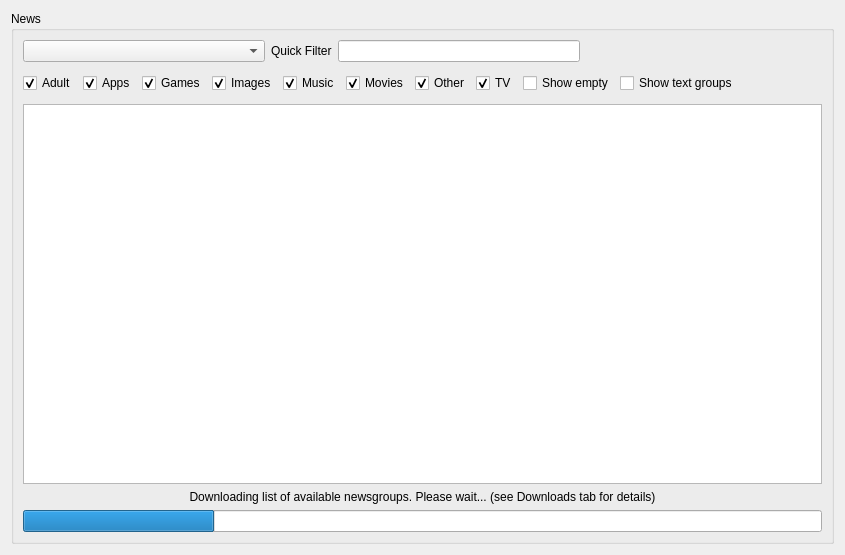
<?xml version="1.0" encoding="UTF-8"?>
<ui version="4.0">
 <class>NewsList</class>
 <widget class="QWidget" name="NewsList">
  <property name="geometry">
   <rect>
    <x>0</x>
    <y>0</y>
    <width>845</width>
    <height>555</height>
   </rect>
  </property>
  <property name="windowTitle">
   <string>News</string>
  </property>
  <property name="windowIcon">
   <iconset resource="resource.qrc">
    <normaloff>:/resource/16x16_ico_png/ico_news.png</normaloff>:/resource/16x16_ico_png/ico_news.png</iconset>
  </property>
  <layout class="QVBoxLayout" name="verticalLayout_2">
   <item>
    <widget class="QGroupBox" name="groupBox">
     <property name="title">
      <string>News</string>
     </property>
     <layout class="QVBoxLayout" name="verticalLayout">
      <item>
       <layout class="QHBoxLayout" name="horizontalLayout_3">
        <item>
         <widget class="QComboBox" name="cmbAccounts">
          <property name="sizePolicy">
           <sizepolicy hsizetype="MinimumExpanding" vsizetype="Fixed">
            <horstretch>0</horstretch>
            <verstretch>0</verstretch>
           </sizepolicy>
          </property>
         </widget>
        </item>
        <item>
         <widget class="QLabel" name="label">
          <property name="text">
           <string>Quick Filter</string>
          </property>
         </widget>
        </item>
        <item>
         <widget class="QLineEdit" name="editFilter"/>
        </item>
        <item>
         <spacer name="horizontalSpacer">
          <property name="orientation">
           <enum>Qt::Horizontal</enum>
          </property>
          <property name="sizeHint" stdset="0">
           <size>
            <width>40</width>
            <height>20</height>
           </size>
          </property>
         </spacer>
        </item>
       </layout>
      </item>
      <item>
       <layout class="QHBoxLayout" name="horizontalLayout_4">
        <item>
         <widget class="QCheckBox" name="chkAdult">
          <property name="text">
           <string>Adult</string>
          </property>
          <property name="checked">
           <bool>true</bool>
          </property>
         </widget>
        </item>
        <item>
         <widget class="QCheckBox" name="chkApps">
          <property name="text">
           <string>Apps</string>
          </property>
          <property name="checked">
           <bool>true</bool>
          </property>
         </widget>
        </item>
        <item>
         <widget class="QCheckBox" name="chkGames">
          <property name="text">
           <string>Games</string>
          </property>
          <property name="checked">
           <bool>true</bool>
          </property>
         </widget>
        </item>
        <item>
         <widget class="QCheckBox" name="chkImages">
          <property name="text">
           <string>Images</string>
          </property>
          <property name="checked">
           <bool>true</bool>
          </property>
         </widget>
        </item>
        <item>
         <widget class="QCheckBox" name="chkMusic">
          <property name="text">
           <string>Music</string>
          </property>
          <property name="checked">
           <bool>true</bool>
          </property>
          <property name="autoRepeat">
           <bool>false</bool>
          </property>
         </widget>
        </item>
        <item>
         <widget class="QCheckBox" name="chkMovies">
          <property name="text">
           <string>Movies</string>
          </property>
          <property name="checked">
           <bool>true</bool>
          </property>
         </widget>
        </item>
        <item>
         <widget class="QCheckBox" name="chkOther">
          <property name="text">
           <string>Other</string>
          </property>
          <property name="checked">
           <bool>true</bool>
          </property>
         </widget>
        </item>
        <item>
         <widget class="QCheckBox" name="chkTV">
          <property name="text">
           <string>TV</string>
          </property>
          <property name="checked">
           <bool>true</bool>
          </property>
         </widget>
        </item>
        <item>
         <widget class="QCheckBox" name="chkShowEmpty">
          <property name="text">
           <string>Show empty</string>
          </property>
         </widget>
        </item>
        <item>
         <widget class="QCheckBox" name="chkShowText">
          <property name="text">
           <string>Show text groups</string>
          </property>
         </widget>
        </item>
        <item>
         <spacer name="horizontalSpacer_4">
          <property name="orientation">
           <enum>Qt::Horizontal</enum>
          </property>
          <property name="sizeHint" stdset="0">
           <size>
            <width>40</width>
            <height>30</height>
           </size>
          </property>
         </spacer>
        </item>
       </layout>
      </item>
      <item>
       <widget class="QTableView" name="tableGroups">
        <property name="contextMenuPolicy">
         <enum>Qt::CustomContextMenu</enum>
        </property>
        <property name="horizontalScrollBarPolicy">
         <enum>Qt::ScrollBarAlwaysOff</enum>
        </property>
        <property name="selectionMode">
         <enum>QAbstractItemView::ExtendedSelection</enum>
        </property>
        <property name="selectionBehavior">
         <enum>QAbstractItemView::SelectRows</enum>
        </property>
        <property name="showGrid">
         <bool>false</bool>
        </property>
        <property name="sortingEnabled">
         <bool>true</bool>
        </property>
        <attribute name="horizontalHeaderMinimumSectionSize">
         <number>0</number>
        </attribute>
        <attribute name="horizontalHeaderStretchLastSection">
         <bool>true</bool>
        </attribute>
        <attribute name="verticalHeaderVisible">
         <bool>false</bool>
        </attribute>
        <attribute name="verticalHeaderDefaultSectionSize">
         <number>16</number>
        </attribute>
        <attribute name="verticalHeaderMinimumSectionSize">
         <number>16</number>
        </attribute>
       </widget>
      </item>
      <item>
       <widget class="QLabel" name="lblInfo">
        <property name="text">
         <string>Downloading list of available newsgroups. Please wait... (see Downloads tab for details)</string>
        </property>
        <property name="alignment">
         <set>Qt::AlignCenter</set>
        </property>
       </widget>
      </item>
      <item>
       <widget class="QProgressBar" name="progressBar">
        <property name="minimumSize">
         <size>
          <width>0</width>
          <height>12</height>
         </size>
        </property>
        <property name="maximumSize">
         <size>
          <width>16777215</width>
          <height>16777215</height>
         </size>
        </property>
        <property name="value">
         <number>24</number>
        </property>
        <property name="textVisible">
         <bool>false</bool>
        </property>
       </widget>
      </item>
     </layout>
    </widget>
   </item>
  </layout>
  <action name="actionRefresh">
   <property name="icon">
    <iconset resource="resource.qrc">
     <normaloff>:/resource/16x16_ico_png/ico_refresh.png</normaloff>:/resource/16x16_ico_png/ico_refresh.png</iconset>
   </property>
   <property name="text">
    <string>Refresh</string>
   </property>
   <property name="toolTip">
    <string>Refresh the list of newsgroups</string>
   </property>
  </action>
  <action name="actionFavorite">
   <property name="icon">
    <iconset resource="resource.qrc">
     <normaloff>:/resource/16x16_ico_png/ico_favourite.png</normaloff>:/resource/16x16_ico_png/ico_favourite.png</iconset>
   </property>
   <property name="text">
    <string>Toggle Favorite</string>
   </property>
   <property name="toolTip">
    <string>Toggle as favorite newsgroup</string>
   </property>
  </action>
  <action name="actionStop">
   <property name="icon">
    <iconset resource="resource.qrc">
     <normaloff>:/resource/16x16_ico_png/ico_stop.png</normaloff>:/resource/16x16_ico_png/ico_stop.png</iconset>
   </property>
   <property name="text">
    <string>Stop</string>
   </property>
  </action>
  <action name="actionBrowse">
   <property name="icon">
    <iconset resource="resource.qrc">
     <normaloff>:/resource/16x16_ico_png/ico_news.png</normaloff>:/resource/16x16_ico_png/ico_news.png</iconset>
   </property>
   <property name="text">
    <string>Browse Group</string>
   </property>
   <property name="toolTip">
    <string>Browse the contents of the news group</string>
   </property>
  </action>
  <action name="actionDeleteData">
   <property name="icon">
    <iconset resource="resource.qrc">
     <normaloff>:/resource/16x16_ico_png/ico_delete.png</normaloff>:/resource/16x16_ico_png/ico_delete.png</iconset>
   </property>
   <property name="text">
    <string>Delete Data</string>
   </property>
  </action>
 </widget>
 <tabstops>
  <tabstop>cmbAccounts</tabstop>
  <tabstop>editFilter</tabstop>
  <tabstop>chkAdult</tabstop>
  <tabstop>chkApps</tabstop>
  <tabstop>chkGames</tabstop>
  <tabstop>chkImages</tabstop>
  <tabstop>chkMusic</tabstop>
  <tabstop>chkMovies</tabstop>
  <tabstop>chkOther</tabstop>
  <tabstop>chkTV</tabstop>
  <tabstop>chkShowEmpty</tabstop>
  <tabstop>chkShowText</tabstop>
  <tabstop>tableGroups</tabstop>
 </tabstops>
 <resources>
  <include location="resource.qrc"/>
 </resources>
 <connections/>
</ui>
